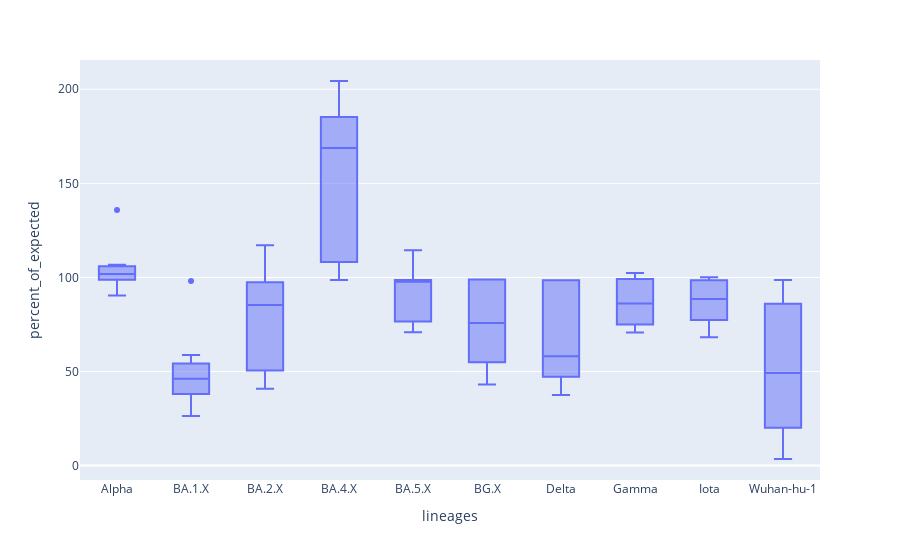

Here is the notebook cell this chart was saved with:
### Code cell
px.box(df, x="lineages", y="percent_of_expected", color=None, hover_name="Sample name")
# sort by time

### Figure 1 — Plotly figure (JSON) as saved in the notebook; plotly's stock layout.template omitted (floating-point values rounded to 4 significant figures)
{"data": [{"alignmentgroup": "True", "hovertemplate": "<b>%{hovertext}</b><br><br>lineages=%{x}<br>percent_of_expected=%{y}<extra></extra>", "hovertext": ["0adgio1", "0adgio1-2", "0adgio1o2o3o4o5", "0agio1o2", "0aio1o2o3o4o5", "a", "a-2", "adgio1o2o3", "agio3o4o5", "0adgio1", "0adgio1-2", "0adgio1o2o3o4o5", "0agio1o2", "0aio1o2o3o4o5", "adgio1o2o3", "o1-2", "o1o2", "o1o2o3o4o5", "0adgio1o2o3o4o5", "0agio1o2", "0aio1o2o3o4o5", "adgio1o2o3", "o1o2", "o1o2o3o4o5", "o2-2", "o2-3", "o2o3o4o5", "o2o3o4o5-2", "o2o3o4o5-3", "0adgio1o2o3o4o5", "0aio1o2o3o4o5", "0o5o3o4", "agio3o4o5", "o1o2o3o4o5", "o2o3o4o5", "o2o3o4o5-2", "o2o3o4o5-3", "o4", "o4-2", "o4-3", "0adgio1o2o3o4o5", "0aio1o2o3o4o5", "0o5o3o4", "agio3o4o5", "o1o2o3o4o5", "o2o3o4o5", "o2o3o4o5-2", "o2o3o4o5-3", "o5", "o5-2", "o5-3", "0adgio1o2o3o4o5", "0aio1o2o3o4o5", "0o5o3o4", "adgio1o2o3", "agio3o4o5", "o1o2o3o4o5", "o2o3o4o5", "o2o3o4o5-2", "o2o3o4o5-3", "o3", "o3-2", "o3-3", "o3-4", "0adgio1", "0adgio1-2", "0adgio1o2o3o4o5", "adgio1o2o3", "d", "d-2", "0adgio1", "0adgio1-2", "0adgio1o2o3o4o5", "0agio1o2", "adgio1o2o3", "agio3o4o5", "g", "g-2", "0adgio1", "0adgio1-2", "0adgio1o2o3o4o5", "0agio1o2", "0aio1o2o3o4o5", "adgio1o2o3", "agio3o4o5", "i", "i-2", "0", "0-2", "0-3", "0-4", "0adgio1-2", "0adgio1o2o3o4o5", "0o5o3o4"], "legendgroup": "", "marker": {"color": "#636efa"}, "name": "", "notched": false, "offsetgroup": "", "orientation": "v", "showlegend": false, "type": "box", "x": ["Alpha", "Alpha", "Alpha", "Alpha", "Alpha", "Alpha", "Alpha", "Alpha", "Alpha", "BA.1.X", "BA.1.X", "BA.1.X", "BA.1.X", "BA.1.X", "BA.1.X", "BA.1.X", "BA.1.X", "BA.1.X", "BA.2.X", "BA.2.X", "BA.2.X", "BA.2.X", "BA.2.X", "BA.2.X", "BA.2.X", "BA.2.X", "BA.2.X", "BA.2.X", "BA.2.X", "BA.4.X", "BA.4.X", "BA.4.X", "BA.4.X", "BA.4.X", "BA.4.X", "BA.4.X", "BA.4.X", "BA.4.X", "BA.4.X", "BA.4.X", "BA.5.X", "BA.5.X", "BA.5.X", "BA.5.X", "BA.5.X", "BA.5.X", "BA.5.X", "BA.5.X", "BA.5.X", "BA.5.X", "BA.5.X", "BG.X", "BG.X", "BG.X", "BG.X", "BG.X", "BG.X", "BG.X", "BG.X", "BG.X", "BG.X", "BG.X", "BG.X", "BG.X", "Delta", "Delta", "Delta", "Delta", "Delta", "Delta", "Gamma", "Gamma", "Gamma", "Gamma", "Gamma", "Gamma", "Gamma", "Gamma", "Iota", "Iota", "Iota", "Iota", "Iota", "Iota", "Iota", "Iota", "Iota", "Wuhan-hu-1", "Wuhan-hu-1", "Wuhan-hu-1", "Wuhan-hu-1", "Wuhan-hu-1", "Wuhan-hu-1", "Wuhan-hu-1"], "x0": " ", "xaxis": "x", "y": [106.8, 101.8, 98.61, 105.6, 105.7, 98.79, 98.9, 135.9, 90.4, 46.18, 42.65, 26.37, 39.81, 32.66, 50.78, 98.06, 58.77, 52.78, 50.86, 89.56, 46.51, 117.1, 109.4, 85.39, 97.46, 97.43, 50.48, 69.31, 40.86, 204.4, 177.8, 156.6, 168.8, 187.7, 168.8, 137.1, 195.6, 98.58, 98.59, 98.61, 78.22, 70.89, 73.59, 75.99, 114.5, 100.7, 98.29, 85.75, 97.67, 98.48, 98.73, 54.96, 69.5, 43.07, 75.85, 54.79, 49.74, 79.59, 77.16, 61.59, 98.89, 98.86, 98.85, 98.84, 52.68, 47.28, 37.49, 63.64, 98.48, 98.47, 81.37, 79.25, 70.75, 90.9, 102.3, 70.85, 99.22, 99.12, 88.56, 83.78, 68.31, 96.47, 80.44, 100.2, 68.27, 98.56, 98.43, 49.21, 98.27, 49.28, 98.69, 3.506, 13.97, 38.59], "y0": " ", "yaxis": "y"}], "layout": {"boxmode": "group", "legend": {"tracegroupgap": 0}, "margin": {"t": 60}, "xaxis": {"anchor": "y", "domain": [0, 1], "title": {"text": "lineages"}}, "yaxis": {"anchor": "x", "domain": [0, 1], "title": {"text": "percent_of_expected"}}}}
